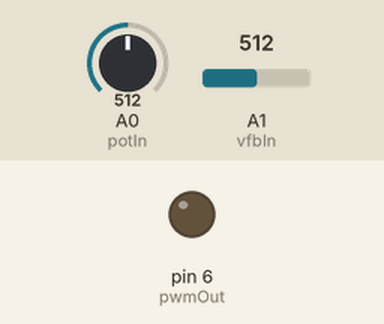
This sketch was run on a simulated Arduino Uno, built with avr-gcc and run on an emulated ATmega328P. Parts: output pins drawn as LEDs (lit = HIGH). Inputs (shaded band) come from the test bench; at power-on: A1 (vfbIn) = 512, A0 (potIn) = 512.

Above: at 1.2 s.
1.3 s: A1 (vfbIn) set to 604
At 2.1 s:
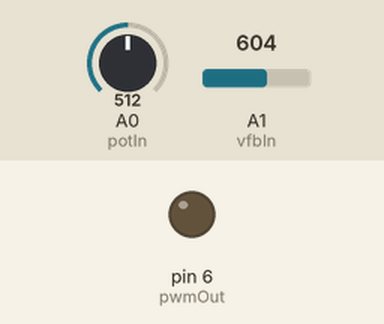
2.8 s: A1 (vfbIn) set to 628
At 2.95 s:
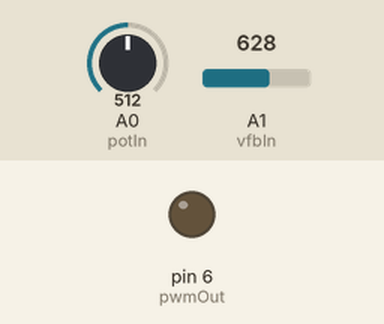
4.6 s: A0 (potIn) set to 559
At 5.6 s:
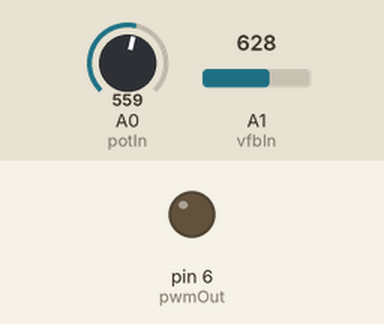
6.1 s: A0 (potIn) set to 581
Timing chart, 0 to 7.7 s (numbered marks = the images above; inputs shaded):
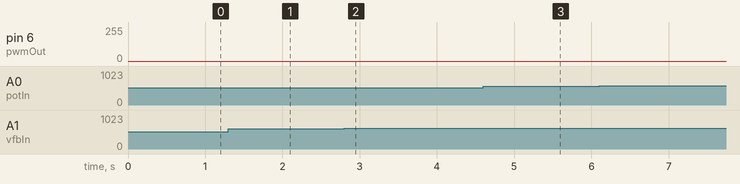

The sketch:

dc-dc.ino
```cpp
int vfbIn=A1;       // connected to A1
int potIn=A0;       // addjust potentiometer to A0
int pwmOut=6;

void setup() {
  TCCR0A = 0b10000011;    // Fast PWM (mode 3), Autoamatic clear  on compare match
  TCCR0B = 0b00000001;    // no prescaler fc = 16MHz/256 = 62.5kHz
  OCR0A=84;               // init  33% duty cycle
  pinMode(pwmOut,OUTPUT);  //
}

void loop() {
  int voltageReff;
  int voltageFeedBack;

  OCR0A = constrain(OCR0A,84,168);            // limit PWM Duty Cycle 33% < Duty Cycle < 63%

  voltageReff=map(analogRead(potIn),0,1023,84,168);      // map 0V to 84 (33% Duty Cycle or 0.33*255), 5V(1023) to 168 (66% Duty Cycle)
  voltageFeedBack=map(analogRead(vfbIn),491,737,84,168); // map for 12V and 18V

  if (voltageFeedBack>voltageReff) OCR0A--;   // Decrease Duty Cycle
  if (voltageFeedBack<voltageReff) OCR0A++;   // Increase Duty Cycle
  delay(100);
}
```

Measured:
- after the input at 1.3 s, pin 6 (pwmOut): stays 0/255 (without the input it goes to 169/255 after 1.1 s)
- after the input at 2.8 s, pin 6 (pwmOut): stays 0/255 (without the input it goes to 169/255 after 1.1 s)
- after the input at 4.6 s, pin 6 (pwmOut): stays 0/255 (without the input it goes to 83/255 after 1.1 s)
